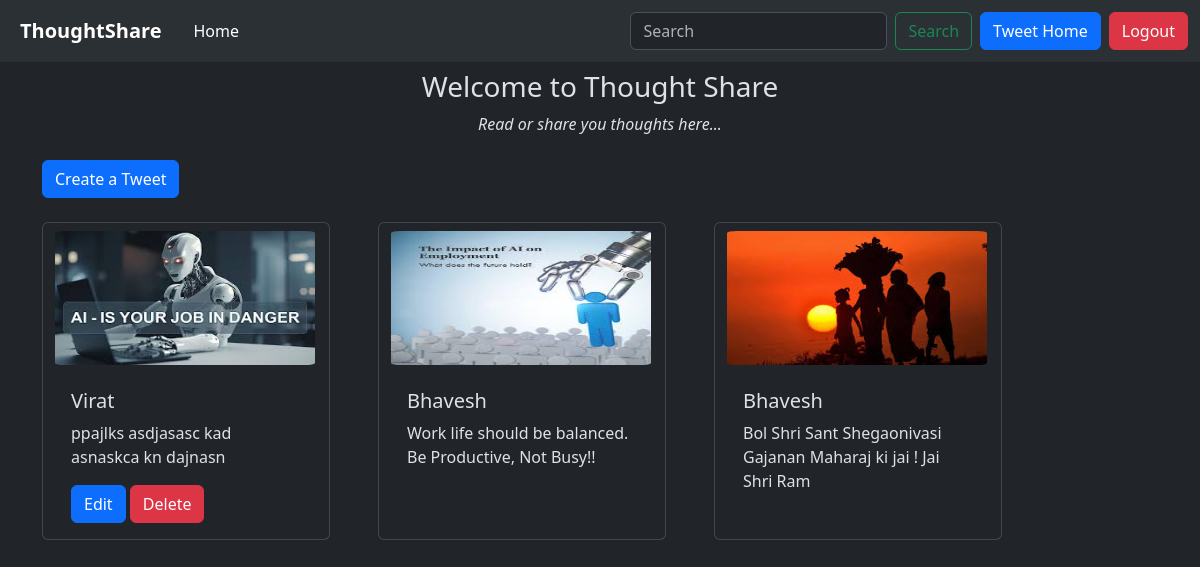
Page /tweet/ (signed in) on the committed database.
### tweet/models.py (models this page shows, shortened)
class Tweet(models.Model):
  user=models.ForeignKey(User, on_delete=models.CASCADE)
  text=models.TextField(max_length=300)
  image= models.ImageField(upload_to='Photos/',blank=True,null=True)
  created_at= models.DateTimeField(auto_now_add=True)
  updated_at= models.DateTimeField(auto_now=True)

### tweet/views.py (the view)
# urls.py: path('',views.tweet_list, name='tweet_list'),
def tweet_list(request):
  tweets= Tweet.objects.all().order_by('-created_at')
  return render(request, "tweet/tweet_list.html",{"tweets":tweets})

### tweet/templates/tweet/tweet_list.html (shortened to what this page needs)
{% extends "layout.html" %} <br />
{% block content %}
<h3 style="text-align: center" class="pt-2">Welcome to Thought Share</h3>
<p style="text-align: center"><i>Read or share you thoughts here...</i></p>
<div class="py-2 pb-4">
  <a class="btn btn-primary" href="{% url 'tweet_create' %}"> Create a Tweet</a>
</div>
<div class="container row gap-5">
  {% for tweet in tweets %}
  <div class="card" style="width: 18rem">
    <img
      src="{{tweet.image.url}}"
      class="card-img-top py-2"
      style="height: 150px; width: 260px; object-fit: fill; border-radius: 10px"
    />
    <div class="card-body">
      <h5 class="card-title">{{tweet.user.username}}</h5>
      <p class="card-text">{{tweet.text}}</p>
      {% if tweet.user == user %}
      <a href="{% url 'tweet_edit' tweet.id %}" class="btn btn-primary">Edit</a>
      <a href="{% url 'tweet_delete' tweet.id %}" class="btn btn-danger"
        >Delete</a
      >
      {% endif %}
    </div>
  </div>
  {% endfor %}
</div>
{% endblock content %}

### rows in the picture
Tweet: image (picture), user.username "Virat", text "ppajlks asdjasasc kad asnaskca kn dajnasn", shows "Edit"
Tweet: image (picture), user.username "Bhavesh", text "Work life should be balanced. Be Productive, Not Busy!!"
Tweet: image (picture), user.username "Bhavesh", text "Bol Shri Sant Shegaonivasi Gajanan Maharaj ki jai ! Jai Shri Ram"
